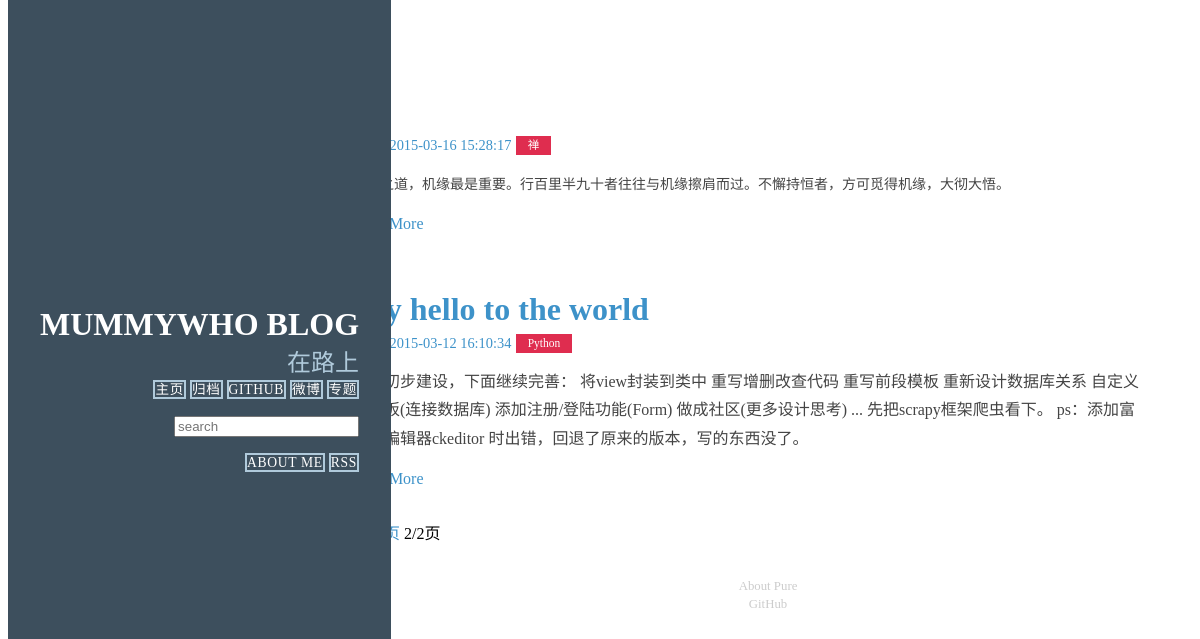
Screenshot of /?page=2 with the database file from the repository.
### article/models.py (models this page shows, shortened)
class Article(models.Model) :
    title = models.CharField(max_length = 100)  #博客题目
    category = models.CharField(max_length = 50, blank = True)  #博客标签
    date_time = models.DateTimeField(auto_now_add = True)  #博客日期
    content = RichTextField('内容', config_name = 'mummy_default')
    class Meta:  #按时间下降排序
        ordering = ['-date_time']

### article/views.py (the view)
# urls.py: url(r'^$', 'article.views.home'),
def home(request):
    posts = Article.objects.all()  #获取全部的Article对象
    paginator = Paginator(posts,2) #每页显示3个
    page = request.GET.get('page')
    try:
        post_list = paginator.page(page)
    except PageNotAnInteger :
        post_list = paginator.page(1)
    except EmptyPage :
        post_list = paginator.paginator(paginator.num_pages)
    return render(request, 'home.html', {'post_list' : post_list})

### templates/home.html (shortened to what this page needs)
﻿{% extends "base.html" %}
{% load custom_markdown %}
{% block content %}
<div class="posts">
    {% for post in post_list %}
        <section class="post">
            <header class="post-header">
                <h2 class="post-title"><a href="{% url 'detail' id=post.id %}">{{ post.title }}</a></h2>
                    <p class="post-meta">
                        Time:  <a class="post-author" href="#">{{ post.date_time |date:"Y-m-d H:i:s"}}</a> <a class="post-category post-category-js" href="{% url 'search_tag' tag=post.category %}">{{ post.category|title }}</a>
                    </p>
            </header>
                <div class="post-description">
                    <p>
                        {{ post.content|safe|slice:"200" }}
                    </p>
                </div>
                <a class="pure-button pure-button-primary" href="{% url 'detail' id=post.id %}">Read More  </a>
        </section>
    {% endfor %}
    {% if post_list.object_list and post_list.paginator.num_pages > 1 %}
       <div class="pagination">
          <span class="step-links">
            {% if post_list.has_previous %}
                <a class="pure-button pure-button-primary" href="?page={{ post_list.previous_page_number }}" >上一页</a>
            {% endif %}
            <span class="current">
                {{ post_list.number }}/{{ post_list.paginator.num_pages }}页
            </span>
          </span>
       </div>
     {% endif %}
</div>
{% endblock %}

### static/css/blog.css (style rules this page uses)
* { -webkit-box-sizing: border-box; -moz-box-sizing: border-box; box-sizing: border-box; }
a { text-decoration: none; color: rgb(61, 146, 201); }
.post { padding-bottom: 2em; }
.post-title { font-size: 2em; color: #222; margin-bottom: 0.2em; }
.post-description { font-family: Georgia, "Cambria", serif; color: #444; line-height: 1.8em; }
.post-meta { color: #999; font-size: 90%; margin: 0; }
.post-category { margin: 0 0.1em; padding: 0.3em 1em; color: #fff; background: #999; font-size: 80%; }
.post-category-js { background: #df2d4f; }

### rows the page displays
Article: date_time "2015-03-16 15:28:17", category "禅", content "参修之道，机缘最是重要。行百里半九十者往往与机缘擦肩而过。不懈持恒者，方可觅得机缘，大彻大悟。"
Article: title "Say hello to the world", date_time "2015-03-12 16:10:34", category "Python", content "完成初步建设，下面继续完善： 将view封装到类中 重写增删改查代码 重写前段模板 重新设计数据库关系 自定义留言板(连接数据库) 添加注册/登陆功能(Form) 做成社区(更多设计思考) ... 先把scrapy框架爬虫看下。 ps：添加富文本编辑器ckeditor 时出错，回退了原来的版本，写的东西没了。"

### other values shown
{{ post_list.number }} "2"
{{ post_list.paginator.num_pages }} "2"
